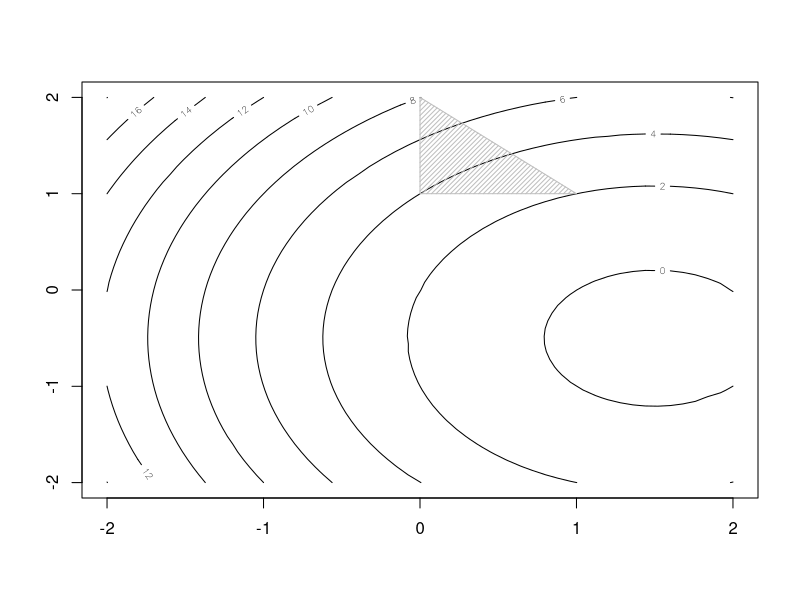

The R source for this figure:

#objective function

g <- function(x1,x2)
{
  x1^2 + x2^2 -3*x1 +x2 +2
}

gb <- function(x)g(x[1],x[2])

x1 <- seq(-2,2,len=51)
x2 <- seq(-2,2,len=51)
gz <- outer(x1,x2,g)
contour(x1,x2,gz)
polygon(c(0,0,1),c(1,2,1),col="grey",density = c(30,40))

#constraints

# x1 >=0
# x2 >=0
# x1 + x2 =< 2

A = matrix(c(1,0,0,1,-1,-1),3,2,byrow = T)
b = c(0,1,-2)

constrOptim(c(0.1,1.1),gb,NULL,A,b)

# +++++++++++++++++++++++++++++++++++++++++++++++++++++++++++++++++++++++++++++++++++++++++++++++

f <- function(x,y,z)
{
  x^2 + y + z^2 + 2
}

fb <- function(x)f(x[1],x[2],x[3])

#x <- seq(-2,2,len=51)
#y <- seq(-2,2,len=51)
#z <- seq(-2,2,len=51)

#fz <- outer(x,y,z,f)
#contour(x,y,z,fz)
#polygon(c(0,0,1),c(1,2,1),col="grey",density = c(30,40))

# x >= 0
# 2 >= y >= 0
# z >= 1
# x + y + z <= 4

A = matrix(c(1,0,0,0,-1,0,0,1,0,0,0,1,-1,-1,-1),5,3,byrow = T)
b = c(0,-2,0,1,-4)

constrOptim(c(1,1,1.5),fb,NULL,A,b)
#constrained optimization output here

optim(c(1,1,1),fb)



